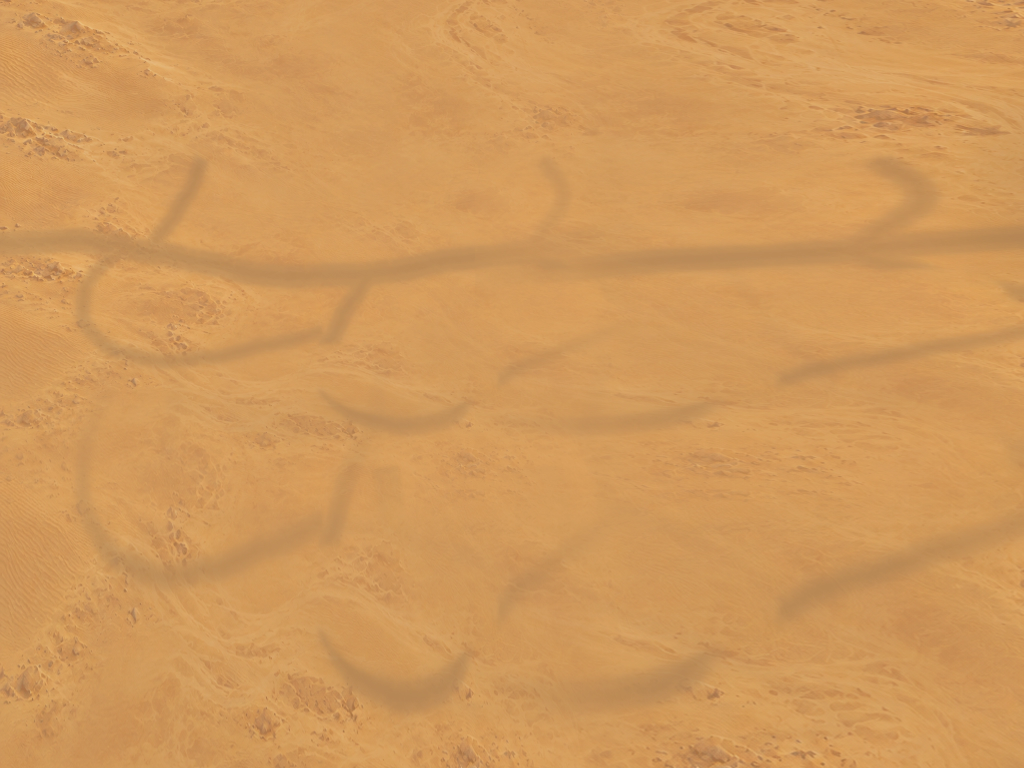
#> input picture assets/map/desert_world_rebuild.webp, 4096 x 3072 px (shown at 1/4 size)
$ python render_visual_rebuild.py
#> lines starting #> are read from the running program, lines starting #| are printed output that depends on the picture
from pathlib import Path
from PIL import Image, ImageDraw

ROOT = Path(__file__).resolve().parents[1]
TERRAIN = ROOT / "assets" / "map" / "desert_world_rebuild.webp"
OUT = ROOT / "build" / "visual-rebuild-preview"
OUT.mkdir(parents=True, exist_ok=True)

items = [
    ("CampNorthWest","assets/decor/v46_1_camp_nomad.png",(500,500),0.440859,False,[((0,60),(225,150)),((-150,-35),(92,110)),((110,-32),(120,92))]),
    ("RefineryNorthEast","assets/decor/v46_1_refinery.png",(2520,520),0.465352,True,[((5,35),(265,170)),((-195,20),(95,90)),((160,-50),(120,115))]),
    ("WreckSouth","assets/decor/v46_1_wreck.png",(1620,1485),0.538828,False,[((-20,25),(295,128)),((140,-120),(110,105)),((-300,-15),(90,70)),((250,25),(92,70))]),
    ("OutpostSouthEast","assets/decor/v48_salvage_rig.png",(2460,1480),0.31,False,[((0,42),(168,112)),((82,-30),(58,64))]),
    ("RockWest","assets/decor/v46_1_rock_main.png",(650,1205),0.52,False,[((0,45),(135,92))]),
    ("RockEast","assets/decor/v46_1_rock_mirror.png",(2250,1150),0.49,False,[((0,40),(130,90))]),
    ("RockCenterLeft","assets/decor/v46_1_rock_main.png",(1120,850),0.32,False,[((0,30),(88,60))]),
    ("RockCenterRight","assets/decor/v46_1_rock_mirror.png",(1950,860),0.34,False,[((0,32),(92,62))]),
    ("RockSouthWest","assets/decor/v46_1_rock_mirror.png",(1080,1660),0.28,False,[((0,32),(76,54))]),
    ("RockSouthEast","assets/decor/v46_1_rock_main.png",(2085,1690),0.30,False,[((0,35),(82,56))]),
    ("CanyonGateNorth","assets/decor/v47_canyon_rock.png",(3275,515),0.36,False,[((0,30),(105,72))]),
    ("CanyonGateSouth","assets/decor/v47_canyon_rock.png",(3290,1540),0.34,True,[((0,30),(100,70))]),
    ("CanyonRockNorth","assets/decor/v47_canyon_rock.png",(3540,610),0.31,True,[((0,32),(90,62))]),
    ("CanyonRockSouth","assets/decor/v47_canyon_rock.png",(3490,1515),0.29,False,[((0,33),(86,60))]),
    ("EchoRuins","assets/decor/v47_canyon_rock.png",(3630,1310),0.36,False,[((0,34),(104,72))]),
    ("EchoSpire","assets/decor/v47_canyon_rock.png",(3920,820),0.30,True,[((0,30),(86,62))]),
    ("CanyonRockEast","assets/decor/v47_canyon_rock.png",(3870,1570),0.24,True,[((0,30),(68,48))]),
    ("LeviathanWreck","assets/decor/v48_leviathan.png",(2150,2670),0.62,False,[((-10,95),(158,92)),((-135,190),(96,58)),((155,-85),(76,66))]),
    ("SalvageStation","assets/decor/v48_salvage_rig.png",(900,2620),0.46,True,[((5,120),(132,68)),((-100,-2),(58,56))]),
    ("IronPit","assets/decor/v48_iron_pit.png",(3070,2480),0.60,False,[((0,70),(102,76))]),
    ("ScrapHeapEast","assets/decor/v48_scrap_heap.png",(2660,2860),0.42,False,[((5,60),(91,58))]),
    ("ScrapHeapWest","assets/decor/v48_scrap_heap.png",(1380,2840),0.30,True,[((5,40),(65,45))]),
    ("ScrapHeapNorth","assets/decor/v48_scrap_heap.png",(2700,2260),0.25,True,[((5,35),(55,39))]),
]

terrain = Image.open(TERRAIN).convert("RGBA")
assert terrain.size == (4096,3072), terrain.size
world = terrain.copy()

# Draw back-to-front using approximate feet Y order.
render = []
for name, rel, pos, scale, flip, blockers in items:
    path = ROOT / rel
    img = Image.open(path).convert("RGBA")
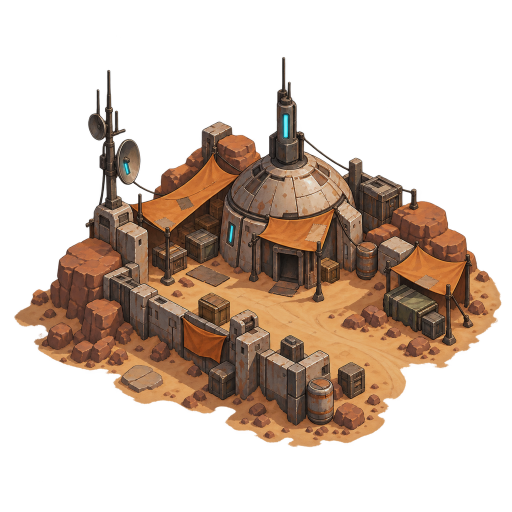
#> input picture assets/decor/v46_1_camp_nomad.png, 1024 x 1024 px (shown at 1/2 size)
#> img is the input picture: PIL image 1024x1024 RGBA; mean R, G, B, A 55, 38.3, 26.2, 96.6
    size = (max(1, round(img.width*scale)), max(1, round(img.height*scale)))
#> size = (451, 451)
    img = img.resize(size, Image.Resampling.LANCZOS)
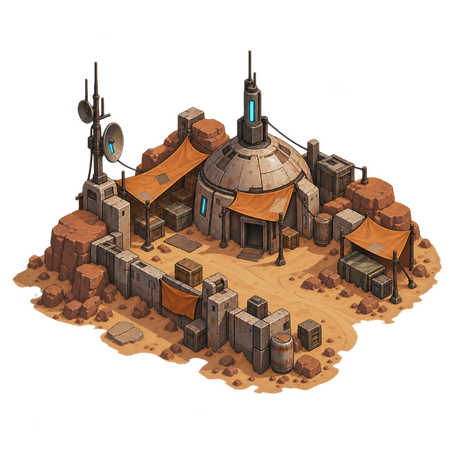
#> img: PIL image 451x451 RGBA; mean R, G, B, A 54.9, 38.3, 26.1, 96.6; transparent parts drawn white
    if flip:
        img = img.transpose(Image.Transpose.FLIP_LEFT_RIGHT)
    render.append((pos[1],name,img,pos,blockers))
#> pass 2 of the loop `for name, rel, pos, scale, flip, blockers in items:`:
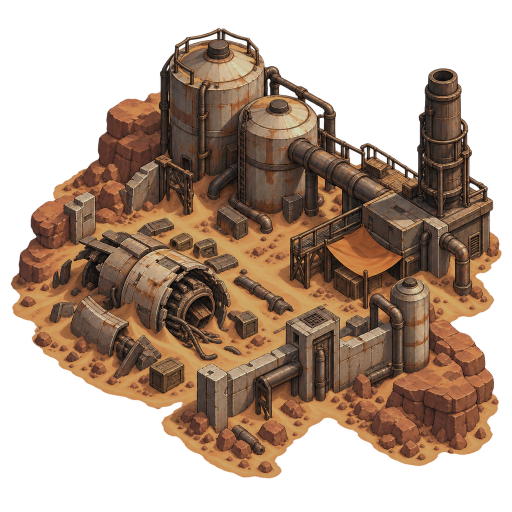
#> input picture assets/decor/v46_1_refinery.png, 1024 x 1024 px (shown at 1/2 size)
#> img is the input picture: PIL image 1024x1024 RGBA; mean R, G, B, A 72.3, 51.2, 35.6, 141.6
#> `img = img.resize(size, Image.Resampling.LANCZOS)`:
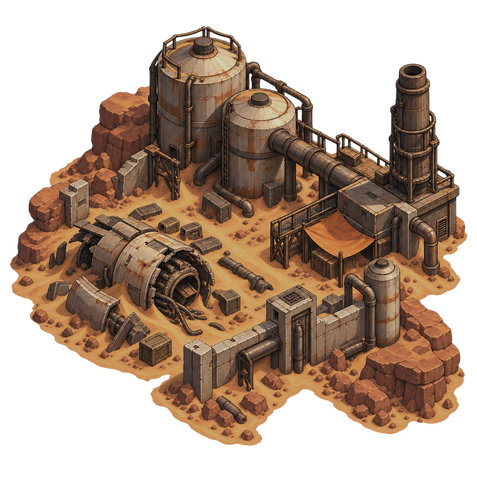
#> img: PIL image 477x477 RGBA; mean R, G, B, A 72.3, 51, 35.3, 141.6; transparent parts drawn white
#> `img = img.transpose(Image.Transpose.FLIP_LEFT_RIGHT)`:
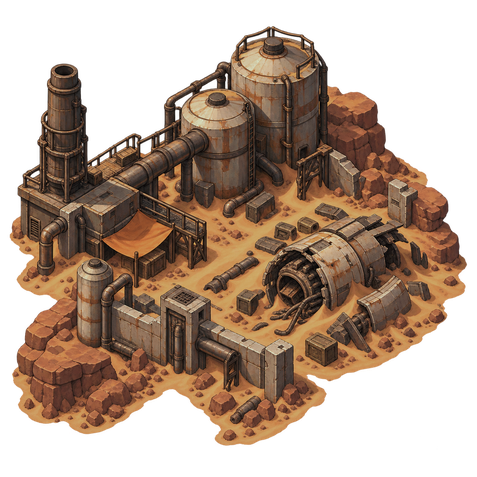
#> img: PIL image 477x477 RGBA; mean R, G, B, A 72.3, 51, 35.3, 141.6; transparent parts drawn white
#> pass 3 of the loop `for name, rel, pos, scale, flip, blockers in items:`:
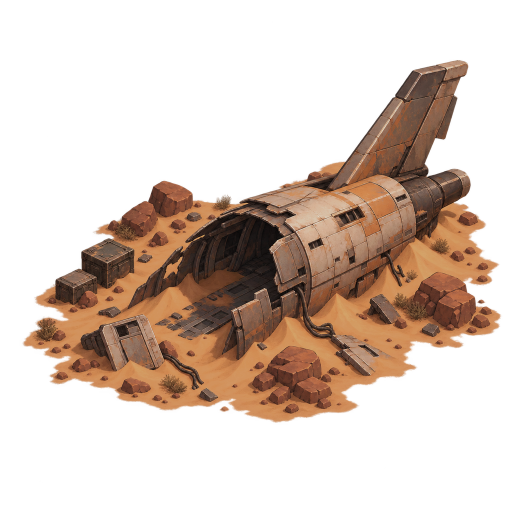
#> input picture assets/decor/v46_1_wreck.png, 1024 x 1024 px (shown at 1/2 size)
#> img is the input picture: PIL image 1024x1024 RGBA; mean R, G, B, A 53.8, 36.7, 25.4, 88.6
#> `img = img.resize(size, Image.Resampling.LANCZOS)`:
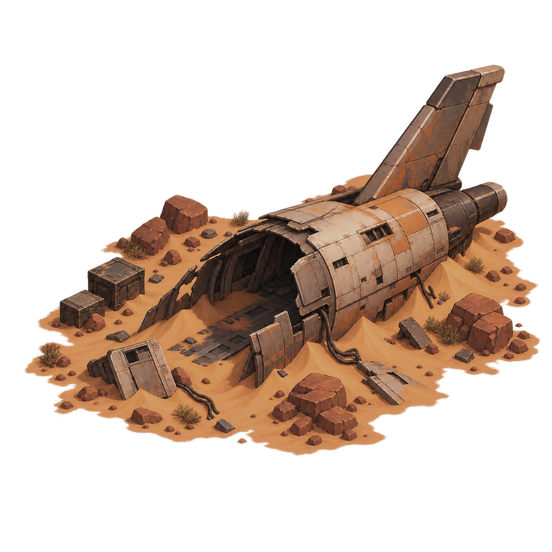
#> img: PIL image 552x552 RGBA; mean R, G, B, A 53.8, 36.6, 25.1, 88.7; transparent parts drawn white
#> (the run stopped early here; a loop or call above may not have finished)
